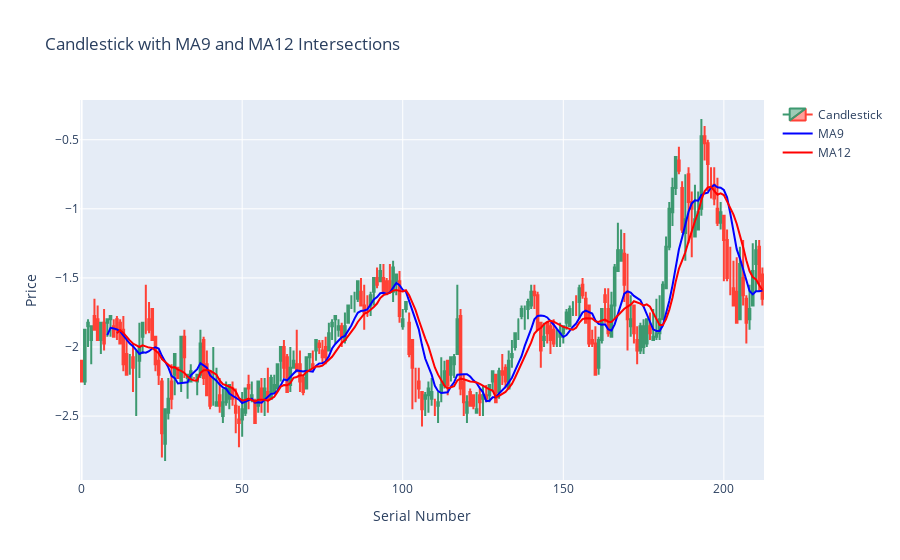

This figure's notebook cell:
### Code cell
df = pd.read_csv('/workspaces/Futures-First/BackTest/data/LE Feb25-Apr25 Calendar_Daily.csv')

df['Date'] = pd.to_datetime(df['Date'])

# Create a Serial Number column
df['Serial'] = range(len(df))

# Calculate Moving Averages
df['MA9'] = df['Close'].rolling(window=9).mean()
df['MA12'] = df['Close'].rolling(window=12).mean()

# Find intersections where MA9 crosses MA12
intersection_points = []
for i in range(1, len(df)):
    # Check for crossing points (sign change in the difference)
    if (df['MA9'][i] > df['MA12'][i] and df['MA9'][i-1] <= df['MA12'][i-1]) or \
       (df['MA9'][i] < df['MA12'][i] and df['MA9'][i-1] >= df['MA12'][i-1]):
        intersection_points.append((df['Serial'][i], df['Close'][i]))

# Create Candlestick Chart
fig = go.Figure(data=[go.Candlestick(x=df['Serial'],
                                     open=df['Open'],
                                     high=df['High'],
                                     low=df['Low'],
                                     close=df['Close'],
                                     name='Candlestick')])

# Add MA9 and MA12 to the chart
fig.add_trace(go.Scatter(x=df['Serial'], y=df['MA9'], mode='lines', name='MA9', line=dict(color='blue')))
fig.add_trace(go.Scatter(x=df['Serial'], y=df['MA12'], mode='lines', name='MA12', line=dict(color='red')))



# Update layout
fig.update_layout(title='Candlestick with MA9 and MA12 Intersections',
                  xaxis_title='Serial Number',
                  yaxis_title='Price',
                  xaxis_rangeslider_visible=False)

# Show interactive plot
fig.show()

### Figure 1 — Plotly figure (JSON) as saved in the notebook; plotly's stock layout.template omitted (floating-point values rounded to 4 significant figures; data arrays with more than 128 entries replaced by an {"elided": "..."} marker saying what was removed)
{"data": [{"close": {"elided": "213 float values"}, "high": {"elided": "213 float values"}, "low": {"elided": "213 float values"}, "name": "Candlestick", "open": {"elided": "213 float values"}, "type": "candlestick", "x": {"elided": "213 int values"}}, {"line": {"color": "blue"}, "mode": "lines", "name": "MA9", "type": "scatter", "x": {"elided": "213 int values"}, "y": {"elided": "213 float values"}}, {"line": {"color": "red"}, "mode": "lines", "name": "MA12", "type": "scatter", "x": {"elided": "213 int values"}, "y": {"elided": "213 float values"}}], "layout": {"title": {"text": "Candlestick with MA9 and MA12 Intersections"}, "xaxis": {"rangeslider": {"visible": false}, "title": {"text": "Serial Number"}}, "yaxis": {"title": {"text": "Price"}}}}
